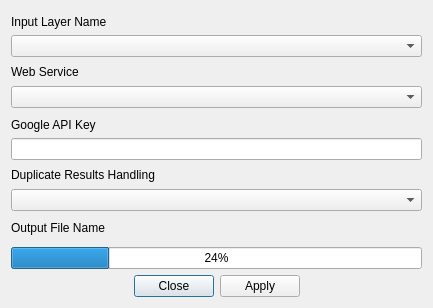
<?xml version="1.0" encoding="UTF-8"?>
<ui version="4.0">
 <class>mmqgis_geocode_reverse_form</class>
 <widget class="QDialog" name="mmqgis_geocode_reverse_form">
  <property name="windowModality">
   <enum>Qt::ApplicationModal</enum>
  </property>
  <property name="enabled">
   <bool>true</bool>
  </property>
  <property name="geometry">
   <rect>
    <x>0</x>
    <y>0</y>
    <width>433</width>
    <height>308</height>
   </rect>
  </property>
  <property name="mouseTracking">
   <bool>false</bool>
  </property>
  <property name="windowTitle">
   <string>Reverse Geocode</string>
  </property>
  <layout class="QVBoxLayout" name="verticalLayout">
   <item>
    <widget class="QLabel" name="label_4">
     <property name="text">
      <string>Input Layer Name</string>
     </property>
     <property name="alignment">
      <set>Qt::AlignBottom|Qt::AlignLeading|Qt::AlignLeft</set>
     </property>
    </widget>
   </item>
   <item>
    <widget class="QComboBox" name="input_layer_name"/>
   </item>
   <item>
    <widget class="QLabel" name="label_3">
     <property name="text">
      <string>Web Service</string>
     </property>
    </widget>
   </item>
   <item>
    <widget class="QComboBox" name="web_service"/>
   </item>
   <item>
    <widget class="QLabel" name="api_key_label">
     <property name="text">
      <string>Google API Key</string>
     </property>
     <property name="alignment">
      <set>Qt::AlignBottom|Qt::AlignLeading|Qt::AlignLeft</set>
     </property>
    </widget>
   </item>
   <item>
    <widget class="QLineEdit" name="api_key"/>
   </item>
   <item>
    <widget class="QLabel" name="label_6">
     <property name="text">
      <string>Duplicate Results Handling</string>
     </property>
    </widget>
   </item>
   <item>
    <widget class="QComboBox" name="duplicate_handling"/>
   </item>
   <item>
    <widget class="QLabel" name="label">
     <property name="text">
      <string>Output File Name</string>
     </property>
     <property name="alignment">
      <set>Qt::AlignBottom|Qt::AlignLeading|Qt::AlignLeft</set>
     </property>
    </widget>
   </item>
   <item>
    <widget class="QgsFileWidget" name="output_file_name">
     <property name="sizePolicy">
      <sizepolicy hsizetype="Preferred" vsizetype="Fixed">
       <horstretch>0</horstretch>
       <verstretch>0</verstretch>
      </sizepolicy>
     </property>
    </widget>
   </item>
   <item>
    <widget class="QProgressBar" name="status">
     <property name="value">
      <number>24</number>
     </property>
    </widget>
   </item>
   <item>
    <widget class="QDialogButtonBox" name="buttonBox">
     <property name="orientation">
      <enum>Qt::Horizontal</enum>
     </property>
     <property name="standardButtons">
      <set>QDialogButtonBox::Apply|QDialogButtonBox::Close</set>
     </property>
     <property name="centerButtons">
      <bool>true</bool>
     </property>
    </widget>
   </item>
  </layout>
 </widget>
 <customwidgets>
  <customwidget>
   <class>QgsFileWidget</class>
   <extends>QWidget</extends>
   <header>qgsfilewidget.h</header>
  </customwidget>
 </customwidgets>
 <resources/>
 <connections>
  <connection>
   <sender>buttonBox</sender>
   <signal>accepted()</signal>
   <receiver>mmqgis_geocode_reverse_form</receiver>
   <slot>accept()</slot>
   <hints>
    <hint type="sourcelabel">
     <x>248</x>
     <y>254</y>
    </hint>
    <hint type="destinationlabel">
     <x>157</x>
     <y>274</y>
    </hint>
   </hints>
  </connection>
  <connection>
   <sender>buttonBox</sender>
   <signal>rejected()</signal>
   <receiver>mmqgis_geocode_reverse_form</receiver>
   <slot>reject()</slot>
   <hints>
    <hint type="sourcelabel">
     <x>316</x>
     <y>260</y>
    </hint>
    <hint type="destinationlabel">
     <x>286</x>
     <y>274</y>
    </hint>
   </hints>
  </connection>
 </connections>
</ui>
